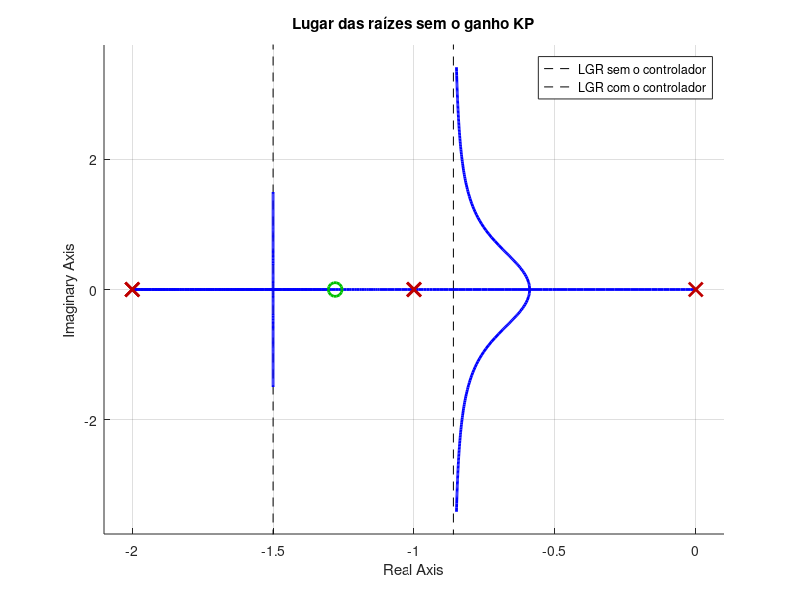
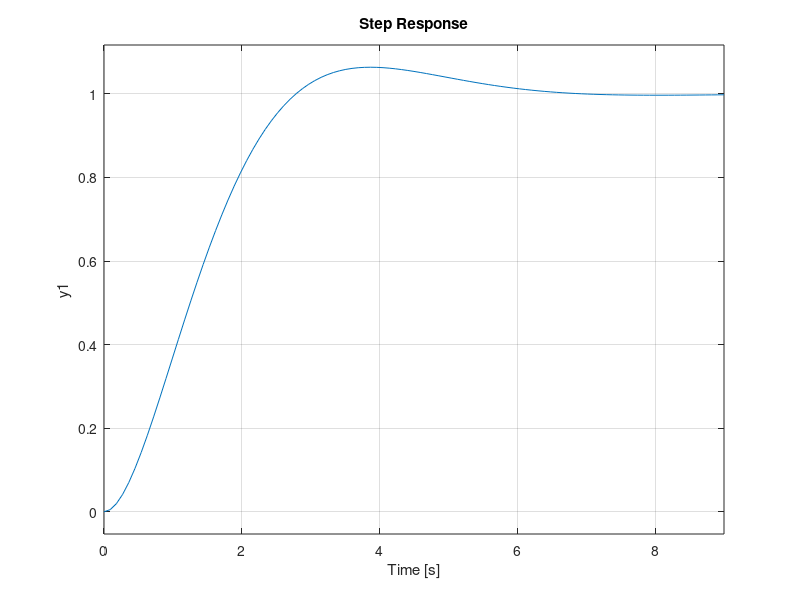

Source code (MATLAB) for these figures, in order:
clear all
close all
clc

k = 1;
g = zpk( [], [ -1 -2], 2*k);

% Espicificações:
pup = 5; % Overshoot
Ts = 0.6;
Kv = 0.9;

% CÁLCULOS ...
zeta = (-log(pup/100))/(sqrt(pi^2+log(pup/100)^2));  % Obtendo o coef. de amortecimento zeta
% zeta = 0.69

% Cálculo de zeta*wn
Wn = 4/(Ts*zeta);
% Wn = 9.66 rad/s

% Polo que deve pertencer ao LGR:
So = -zeta*Wn + Wn*sqrt(1 - zeta^2)*i ;
% So = -6.667 + 6.99i
  
% Como o ponto So não pertence ao LGR, deve-se colocar o polo do PI na
% origem e determinar a posição do zero, que vale Kp/Ki

% Condição de fase para determinação do zero
% sum(theta) - sum(phi) = 180°
phi1 = 180 - atand( imag(So) / (real(So) - 2)); % phi1 = 218.89°
phi2 = 180 - atand( imag(So) / (real(So) - 1)); % phi2 = 222.36°
phi3 = 180 - atand( imag(So) / real(So)); % phi1 = 226.36°
theta = phi1 + phi2 + phi3 + 180 -2*360; % Cálculo de theta
% theta = 127.616°

z = real(So) - imag(So)/tand(theta); % Cálculo do polo do PI
% z = -1.28

%Condição de módulo para calcular o KP
dz1 = abs( So - z); % 8.826
dp1 = abs( So - 2); % 11.135
dp2 = abs( So - 1); % 10.37
dp3 = abs( So); % 9.66

Kp = ( dp1 * dp2 * dp3 ) / dz1; 
% Kp = 126.46
Ki = z*Kp; % Isolando Ki, onde z = Ki/Kp
% Ki = 126.46
G_pi = zpk( [Ki/Kp], [0], Kp/190);
gg = g*G_pi;

% Plotando o LGR para determinar KP e KI
figure (1)
hold on
rlocus(g, 'r')
rlocus(gg*( 126/Kp), 'b')
title('Lugar das raízes sem o ganho KP')
legend('LGR sem o controlador', 'LGR com o controlador')
hold off
 
Gf = feedback(gg, 1);
figure (2)
step(Gf)

% Cálculo do erro em regime estacionário para entrada rampa
Kv = dcgain(g*G_pi * tf([1 0], [1]));

disp(['O erro em regime estacionário para rampa é ', num2str(Kv)]);

if isfinite(Kv) && Kv > 0.9
    disp('Atende à especificação.');
else
    disp('NÃO atende à especificação de Kv > 0.9');
end